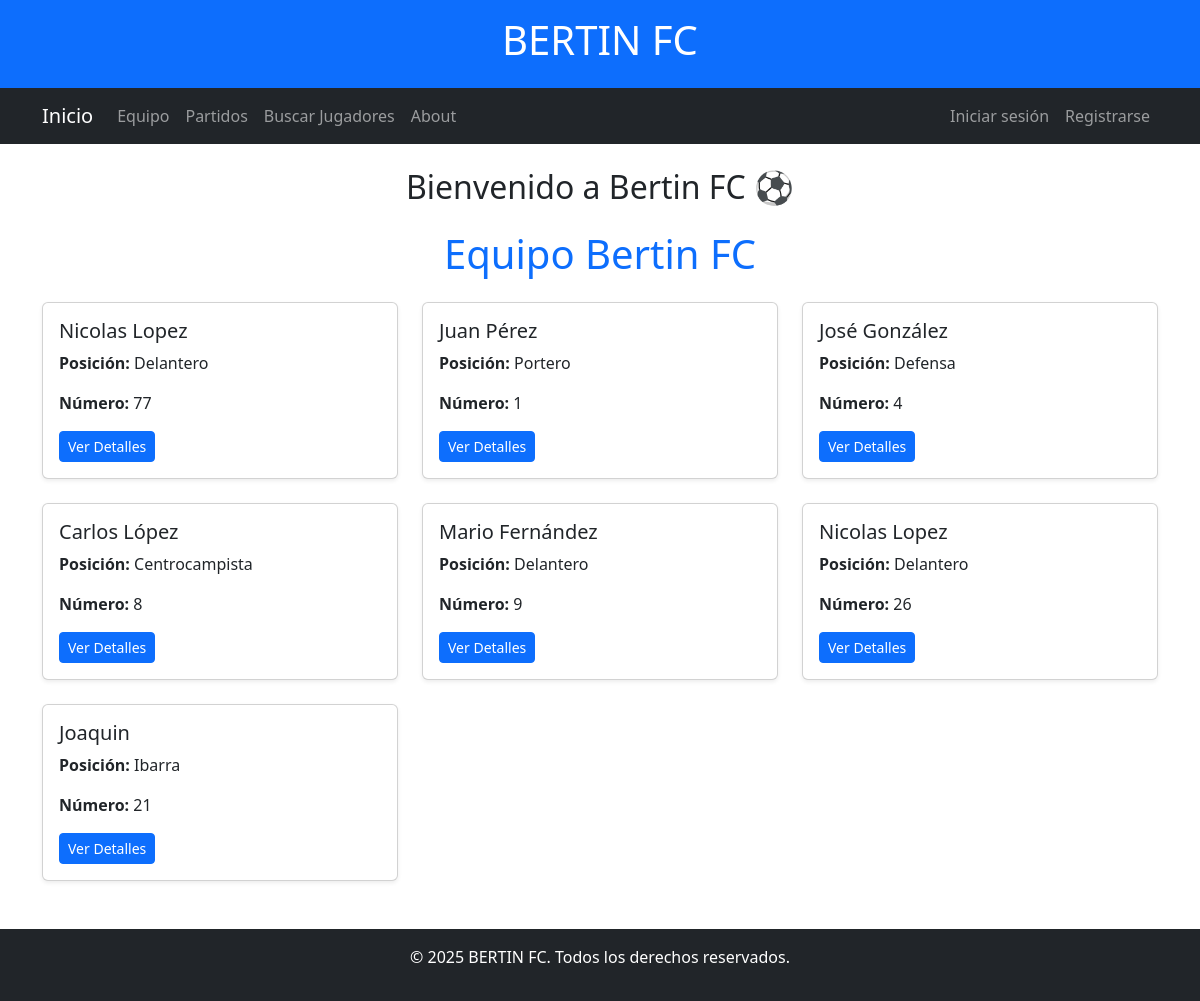
The app's page /blog/equipo, older data.
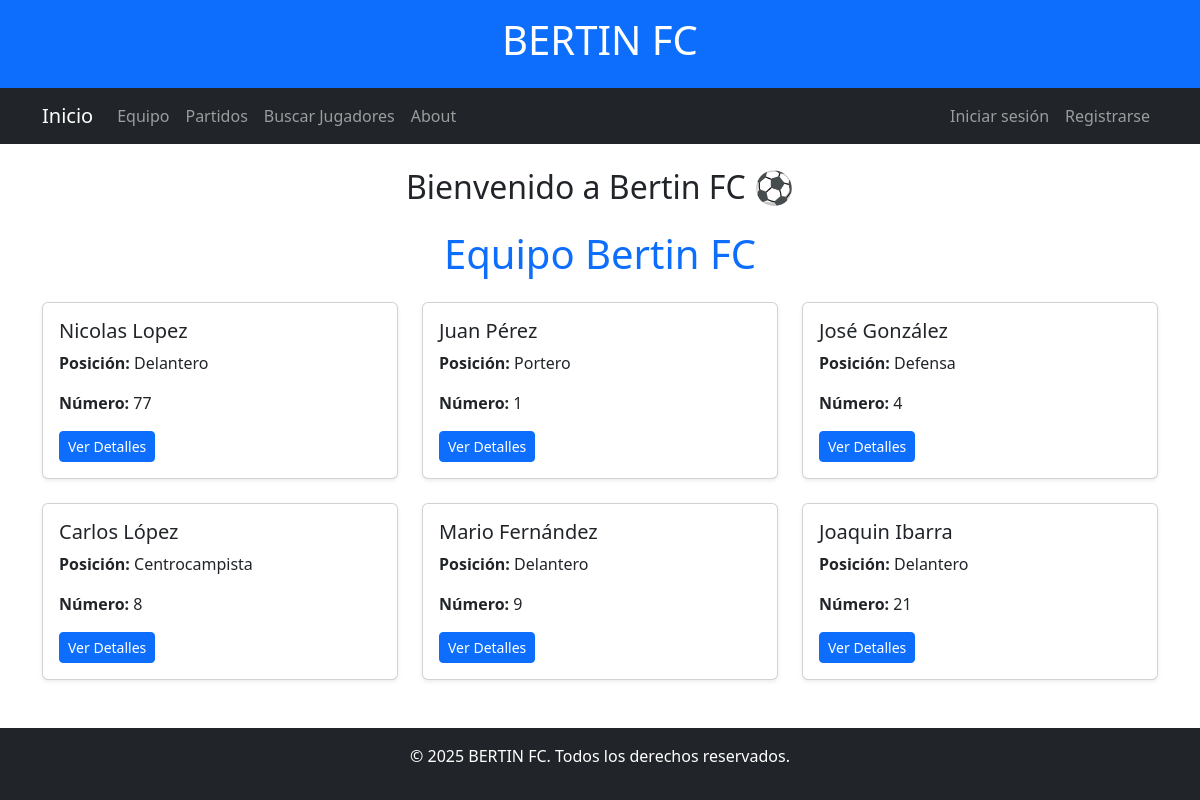
The same page, newer data.
### blog/models.py (models this page shows, shortened)
class Jugador(models.Model):
    nombre = models.CharField(max_length=100)
    posicion = models.CharField(max_length=50)
    numero = models.IntegerField()
    imagen = models.ImageField(upload_to='jugadores/', null=True, blank=True)

### blog/views.py (the view)
# urls.py: path("equipo", equipo, name="equipo"),
def equipo(request):
    jugadores = Jugador.objects.all()
    return render(request, 'blog/equipo.html', {'jugadores': jugadores})

### blog/templates/blog/equipo.html
{% extends "blog/base.html" %}
{% block BERTIN_FC %}
<h1 class="text-center text-primary mb-4">Equipo Bertin FC</h1>
<div class="row">
    {% for jugador in jugadores %}
        <div class="col-md-4 mb-4">
            <div class="card shadow-sm">
                <div class="card-body">
                    <h5 class="card-title">{{ jugador.nombre }}</h5>
                    <p class="card-text"><strong>Posición:</strong> {{ jugador.posicion }}</p>
                    <p class="card-text"><strong>Número:</strong> {{ jugador.numero }}</p>
                    <a href="{% url 'blog:cbv-jugador-detail' jugador.pk %}" class="btn btn-primary btn-sm">Ver Detalles</a>
                </div>
            </div>
        </div>
    {% endfor %}
</div>
{% endblock %}

### blog/templates/blog/base.html (shortened to what this page needs)
<!DOCTYPE html>
<html lang="en">
<head>
    <link href="https://cdn.jsdelivr.net/npm/bootstrap@5.3.0/dist/css/bootstrap.min.css" rel="stylesheet">
</head>
<body>
    <header class="bg-primary text-white py-3">
        <div class="container">
            <h1 class="text-center">BERTIN FC</h1>
        </div>
    </header>
    <nav class="navbar navbar-expand-lg navbar-dark bg-dark">
        <div class="container">
            <a class="navbar-brand" href="{% url 'home' %}">Inicio</a>
            <div class="collapse navbar-collapse" id="navbarNav">
                <ul class="navbar-nav me-auto">
                    {% if user.is_authenticated %}
                    <li class="nav-item"><a class="nav-link" href="{% url 'blog:equipo' %}">Equipo</a></li>
                    <li class="nav-item"><a class="nav-link" href="{% url 'blog:partidos' %}">Partidos</a></li>
                    <li class="nav-item"><a class="nav-link" href="{% url 'blog:buscar_jugadores' %}">Buscar Jugadores</a></li>
                    <li class="nav-item"><a class="nav-link" href="{% url 'blog:agregar_jugador' %}">Agregar Jugador</a></li>
                    <li class="nav-item"><a class="nav-link" href="{% url 'blog:about' %}">About</a></li>
                    {% else %}
                    <li class="nav-item"><a class="nav-link" href="{% url 'blog:equipo' %}">Equipo</a></li>
                    <li class="nav-item"><a class="nav-link" href="{% url 'blog:partidos' %}">Partidos</a></li>
                    <li class="nav-item"><a class="nav-link" href="{% url 'blog:buscar_jugadores' %}">Buscar Jugadores</a></li>
                    <li class="nav-item"><a class="nav-link" href="{% url 'blog:about' %}">About</a></li>
                    {% endif %}
                </ul>
                <ul class="navbar-nav">
                    {% if user.is_authenticated %}
                        <li class="nav-item"><a class="nav-link" href="{% url 'accounts:edit' %}">Editar Perfil ({{ user.username }})</a></li>
                        <li class="nav-item"><a class="nav-link" href="{% url 'accounts:logout' %}">Cerrar sesión ({{ user.username }})</a></li>
                        <img src="{{ user.avatar.imagen.url }}" alt="Avatar" class="rounded-circle me-2" style="width: 30px; height: 40px;">
                    {% else %}
                        <li class="nav-item"><a class="nav-link" href="{% url 'accounts:login' %}">Iniciar sesión</a></li>
                        <li class="nav-item"><a class="nav-link" href="{% url 'accounts:signup' %}">Registrarse</a></li>
                    {% endif %}
                </ul>
            </div>
        </div>
    </nav>
    <div class="container my-4">
        <div class="welcome-section text-center mb-4">
            {% if user.is_authenticated %}
                <h2>Bienvenido, {{ user.username }} 👋</h2>
                <p>Explora las últimas actualizaciones de Bertin FC.</p>
            {% else %}
                <h2>Bienvenido a Bertin FC ⚽</h2>
            {% endif %}
        </div>
        {% block BERTIN_FC %}
        {% endblock %}
    </div>
    <footer class="bg-dark text-white text-center py-3">
        <p>&copy; 2025 BERTIN FC. Todos los derechos reservados.</p>
    </footer>
</body>
</html>

Row changes from the older to the newer data that the page shows:
removed Jugador: nombre "Nicolas Lopez", posicion "Delantero", numero "26"
changed Jugador: nombre "Joaquin" → "Joaquin Ibarra"; posicion "Ibarra" → "Delantero"
